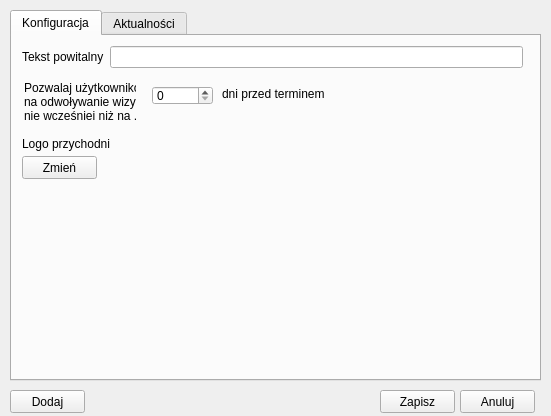
<?xml version="1.0" encoding="UTF-8"?>
<ui version="4.0">
 <class>ustawienia_aplikacji</class>
 <widget class="QWidget" name="ustawienia_aplikacji">
  <property name="geometry">
   <rect>
    <x>0</x>
    <y>0</y>
    <width>551</width>
    <height>416</height>
   </rect>
  </property>
  <property name="windowTitle">
   <string>Ustawienia</string>
  </property>
  <widget class="QTabWidget" name="tabWidget">
   <property name="geometry">
    <rect>
     <x>10</x>
     <y>10</y>
     <width>531</width>
     <height>371</height>
    </rect>
   </property>
   <property name="currentIndex">
    <number>0</number>
   </property>
   <widget class="QWidget" name="tab">
    <attribute name="title">
     <string>Konfiguracja</string>
    </attribute>
    <widget class="QWidget" name="formLayoutWidget">
     <property name="geometry">
      <rect>
       <x>10</x>
       <y>10</y>
       <width>501</width>
       <height>31</height>
      </rect>
     </property>
     <layout class="QFormLayout" name="formLayout">
      <item row="0" column="0">
       <widget class="QLabel" name="label">
        <property name="text">
         <string>Tekst powitalny</string>
        </property>
       </widget>
      </item>
      <item row="0" column="1">
       <widget class="QLineEdit" name="tekst_powitalny"/>
      </item>
     </layout>
    </widget>
    <widget class="QLabel" name="label_2">
     <property name="geometry">
      <rect>
       <x>12</x>
       <y>45</y>
       <width>112</width>
       <height>39</height>
      </rect>
     </property>
     <property name="text">
      <string>Pozwalaj użytkownikom&lt;br&gt;
na odwoływanie wizyt&lt;br&gt;
nie wcześniej niż na ...</string>
     </property>
    </widget>
    <widget class="QSpinBox" name="czas_na_edycje">
     <property name="geometry">
      <rect>
       <x>140</x>
       <y>50</y>
       <width>61</width>
       <height>19</height>
      </rect>
     </property>
    </widget>
    <widget class="QLabel" name="label_3">
     <property name="geometry">
      <rect>
       <x>210</x>
       <y>50</y>
       <width>151</width>
       <height>16</height>
      </rect>
     </property>
     <property name="text">
      <string>dni przed terminem</string>
     </property>
    </widget>
    <widget class="QLabel" name="label_4">
     <property name="geometry">
      <rect>
       <x>10</x>
       <y>100</y>
       <width>91</width>
       <height>16</height>
      </rect>
     </property>
     <property name="text">
      <string>Logo przychodni</string>
     </property>
    </widget>
    <widget class="QLabel" name="logo">
     <property name="geometry">
      <rect>
       <x>100</x>
       <y>100</y>
       <width>231</width>
       <height>151</height>
      </rect>
     </property>
     <property name="text">
      <string/>
     </property>
    </widget>
    <widget class="QPushButton" name="btnZmienLogo">
     <property name="geometry">
      <rect>
       <x>10</x>
       <y>120</y>
       <width>75</width>
       <height>23</height>
      </rect>
     </property>
     <property name="text">
      <string>Zmień</string>
     </property>
    </widget>
   </widget>
   <widget class="QWidget" name="tab_2">
    <attribute name="title">
     <string>Aktualności</string>
    </attribute>
    <widget class="QTableWidget" name="tAktualnosci">
     <property name="geometry">
      <rect>
       <x>10</x>
       <y>10</y>
       <width>511</width>
       <height>331</height>
      </rect>
     </property>
     <property name="sizePolicy">
      <sizepolicy hsizetype="Expanding" vsizetype="Expanding">
       <horstretch>0</horstretch>
       <verstretch>0</verstretch>
      </sizepolicy>
     </property>
     <property name="editTriggers">
      <set>QAbstractItemView::NoEditTriggers</set>
     </property>
     <property name="selectionMode">
      <enum>QAbstractItemView::SingleSelection</enum>
     </property>
     <property name="selectionBehavior">
      <enum>QAbstractItemView::SelectRows</enum>
     </property>
     <property name="showGrid">
      <bool>true</bool>
     </property>
     <property name="sortingEnabled">
      <bool>true</bool>
     </property>
     <property name="rowCount">
      <number>0</number>
     </property>
     <property name="columnCount">
      <number>4</number>
     </property>
     <attribute name="horizontalHeaderMinimumSectionSize">
      <number>30</number>
     </attribute>
     <attribute name="horizontalHeaderDefaultSectionSize">
      <number>100</number>
     </attribute>
     <attribute name="horizontalHeaderShowSortIndicator" stdset="0">
      <bool>true</bool>
     </attribute>
     <attribute name="horizontalHeaderStretchLastSection">
      <bool>false</bool>
     </attribute>
     <attribute name="verticalHeaderVisible">
      <bool>false</bool>
     </attribute>
     <attribute name="verticalHeaderDefaultSectionSize">
      <number>21</number>
     </attribute>
     <attribute name="verticalHeaderShowSortIndicator" stdset="0">
      <bool>true</bool>
     </attribute>
     <attribute name="verticalHeaderStretchLastSection">
      <bool>false</bool>
     </attribute>
     <column/>
     <column/>
     <column/>
     <column/>
    </widget>
   </widget>
  </widget>
  <widget class="QPushButton" name="btnAnuluj">
   <property name="geometry">
    <rect>
     <x>460</x>
     <y>390</y>
     <width>75</width>
     <height>23</height>
    </rect>
   </property>
   <property name="text">
    <string>Anuluj</string>
   </property>
  </widget>
  <widget class="QPushButton" name="btnZapisz">
   <property name="geometry">
    <rect>
     <x>380</x>
     <y>390</y>
     <width>75</width>
     <height>23</height>
    </rect>
   </property>
   <property name="text">
    <string>Zapisz</string>
   </property>
  </widget>
  <widget class="QPushButton" name="btnDodaj">
   <property name="geometry">
    <rect>
     <x>10</x>
     <y>390</y>
     <width>75</width>
     <height>23</height>
    </rect>
   </property>
   <property name="text">
    <string>Dodaj</string>
   </property>
  </widget>
 </widget>
 <resources/>
 <connections/>
</ui>
